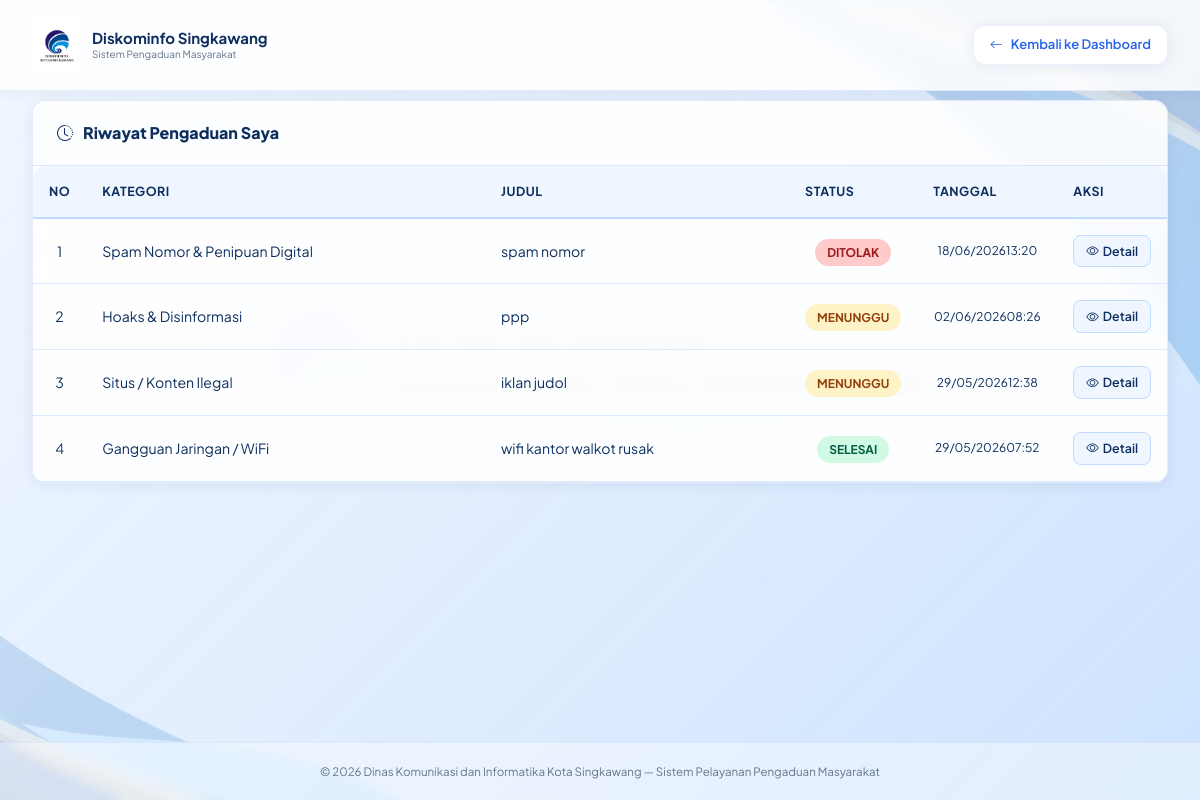
Screenshot of /riwayat.php (signed in) with the database file from the repository.
### tables this page shows
CREATE TABLE `pengaduan` (
  `id` int NOT NULL,
  `user_id` int NOT NULL,
  `kategori_id` int NOT NULL,
  `judul` varchar(200) NOT NULL,
  `pesan` text NOT NULL,
  `foto` varchar(255) DEFAULT NULL,
  `latitude` varchar(50) DEFAULT NULL,
  `longitude` varchar(50) DEFAULT NULL,
  `status` enum('Menunggu','Diproses','Selesai','Ditolak') DEFAULT 'Menunggu',
  `created_at` timestamp NOT NULL DEFAULT CURRENT_TIMESTAMP,
  `nama_user` varchar(100) DEFAULT NULL,
  `nama_lokasi` varchar(255) DEFAULT NULL,
  `link_terkait` text,
  `nomor_terkait` varchar(30) DEFAULT NULL
);

CREATE TABLE `kategori_pengaduan` (
  `id` int NOT NULL,
  `nama_kategori` varchar(100) NOT NULL
);

### riwayat.php (the view, shortened to what this page needs)
<?php
include "../config.php";
$data = mysqli_query($conn,"SELECT pengaduan.*, kategori_pengaduan.nama_kategori
                            FROM pengaduan
                            JOIN kategori_pengaduan ON pengaduan.kategori_id = kategori_pengaduan.id
                            WHERE user_id='$_SESSION[id]'
                            ORDER BY id DESC");
?>
<!DOCTYPE html>
<html lang="id">
<head>
    <link href="https://cdn.jsdelivr.net/npm/bootstrap@5.3.2/dist/css/bootstrap.min.css" rel="stylesheet">
    <link href="https://cdn.jsdelivr.net/npm/bootstrap-icons@1.11.3/font/bootstrap-icons.min.css" rel="stylesheet">
</head>
<body>
<div class="top-nav">
    <div class="logo-area">
        <img src="../assets/logo.jpg" alt="Logo Diskominfo" class="logo-img">
        <div class="logo-text">
            <h4>Diskominfo Singkawang</h4>
            <p>Sistem Pengaduan Masyarakat</p>
        </div>
    </div>
    <a href="dashboard.php" class="back-btn">
        <i class="bi bi-arrow-left"></i> <span class="d-none d-sm-inline">Kembali ke Dashboard</span>
    </a>
</div>
<div class="container-custom">
    <div class="card">
        <div class="card-header">
            <i class="bi bi-clock-history"></i>
            Riwayat Pengaduan Saya
        </div>
        <div class="card-body">
            <table class="table">
                <thead>
                    <tr>
                        <th style="width: 50px;">No</th>
                        <th>Kategori</th>
                        <th>Judul</th>
                        <th style="width: 120px;">Status</th>
                        <th style="width: 140px;">Tanggal</th>
                        <th style="width: 100px;">Aksi</th>
                    </tr>
                </thead>
                <tbody>
                    <?php $no=1; if(mysqli_num_rows($data) > 0): ?>
                    <?php while($row = mysqli_fetch_assoc($data)){ ?>
                    <tr>
                        <td class="text-center"><?= $no++ ?></td>
                        <td><?= htmlspecialchars($row['nama_kategori']) ?></td>
                        <td>
                            <div style="max-width: 250px; overflow: hidden; text-overflow: ellipsis; white-space: nowrap;">
                                <?= htmlspecialchars($row['judul']) ?>
                            </div>
                        </td>
                        <td class="text-center">
                            <?php
                                $statusClass = 'status-menunggu';
                                if($row['status'] == 'Selesai') $statusClass = 'status-selesai';
                                if($row['status'] == 'Ditolak') $statusClass = 'status-tolak';
                            ?>
                            <span class="status-badge <?= $statusClass ?>">
                                <?= $row['status'] ?>
                            </span>
                        </td>
                        <td class="text-center" style="font-size: 0.75rem;">
                            <?= date('d/m/Y<br>H:i', strtotime($row['created_at'])) ?>
                        </td>
                        <td class="text-center">
                            <a href="detail.php?id=<?= $row['id'] ?>" class="btn-detail">
                                <i class="bi bi-eye"></i> Detail
                            </a>
                        </td>
                    </tr>
                    <?php } ?>
                    <?php endif; ?>
                </tbody>
            </table>
        </div>
    </div>
</div>
<div class="footer">
    &copy; <?= date('Y') ?> Dinas Komunikasi dan Informatika Kota Singkawang — Sistem Pelayanan Pengaduan Masyarakat
</div>
</body>
</html>

### rows the page displays
pengaduan: kategori.nama_kategori "Spam Nomor & Penipuan Digital", judul "spam nomor", status "DITOLAK", created_at "18/06/2026 13:20"
pengaduan: kategori.nama_kategori "Hoaks & Disinformasi", judul "ppp", status "MENUNGGU", created_at "02/06/2026 08:26"
pengaduan: kategori.nama_kategori "Situs / Konten Ilegal", judul "iklan judol", status "MENUNGGU", created_at "29/05/2026 12:38"
pengaduan: kategori.nama_kategori "Gangguan Jaringan / WiFi", judul "wifi kantor walkot rusak", status "SELESAI", created_at "29/05/2026 07:52"
